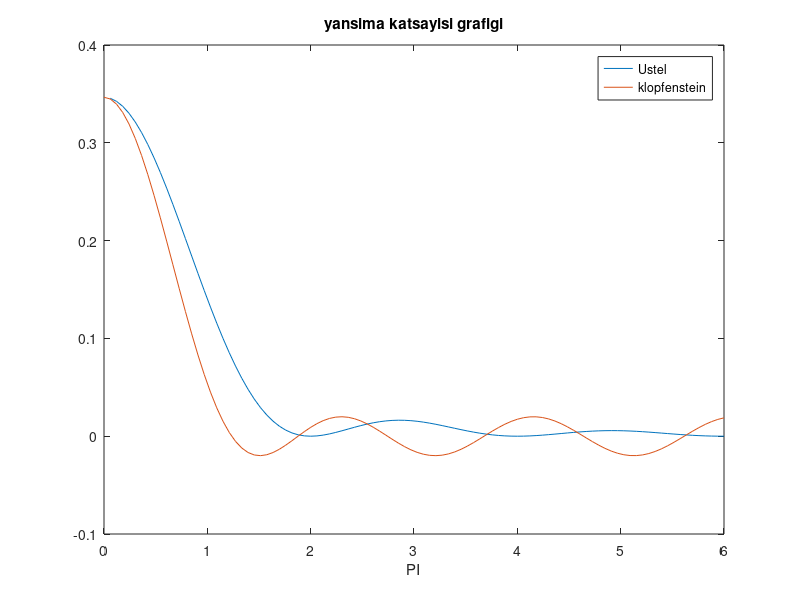

Write MATLAB code to recreate this figure.


v=linspace(0,6*pi,100);
zl=100;
z0=50;
gama=zeros(1,100);
for k=1:100
gama(k)=(1/2)*log(zl/z0)*(sin(v(k)/2)/(v(k)/2))^2;

end
plot(v/pi,gama);
hold on;
title('yansima katsayisi grafigi');

A=1.13*pi;


gama0=1/2*log(zl/z0);

gamak=zeros(1,100);

for k=1:100
    

    
    gamak(k)  = gama0*cos(sqrt(v(k)^2-A^2 ))/cosh(A);



end
plot(v/pi,gamak);
legend('Ustel','klopfenstein');
xlabel('PI');